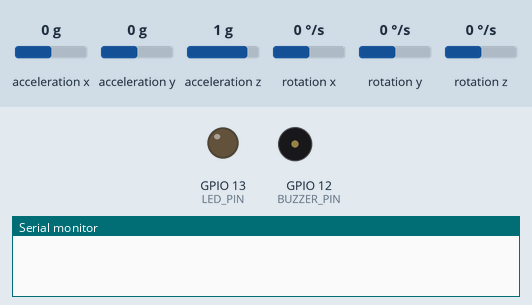
Simulated run of this sketch. Board: ESP32. Parts: output pins drawn as LEDs (lit = HIGH), buzzer (waves = sounding, pin HIGH), the last lines printed to the serial monitor. The inputs (shaded band) are chosen by the test bench; at power-on: rotation x 0 °/s, acceleration x 0 g, acceleration y 0 g, acceleration z 1 g, rotation y 0 °/s, rotation z 0 °/s. WiFi joins after 1.5 s; servers stay silent unless stated; uploads are accepted with an empty reply.

Above: at 0.1 s.
At 6.2 s:
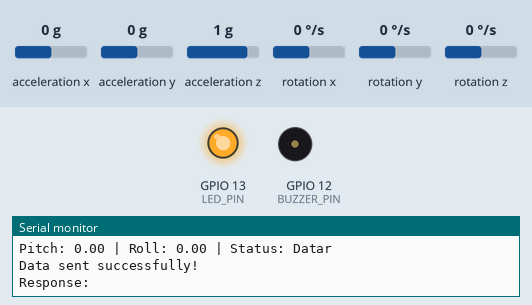
6.3 s: rotation x set to -7 °/s
10.7 s: rotation x set to -10 °/s
12.5 s: rotation x set to 3 °/s
16.9 s: rotation x set to 6 °/s
18.5 s: rotation x set to -2 °/s
22.9 s: rotation x set to -5 °/s
At 24.5 s:
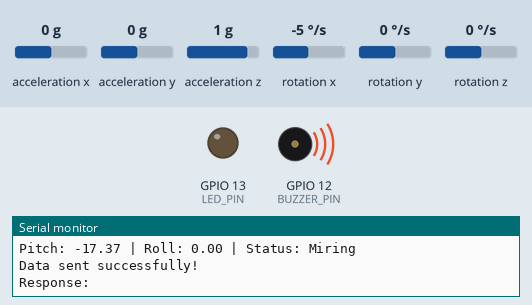
Timing chart, 0 to 26.0 s (numbered marks = the images above; inputs shaded):
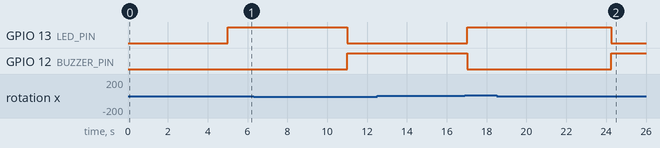

The sketch:

demo.ino
```cpp
#include <Wire.h>
#include <WiFi.h>
#include <HTTPClient.h>
#include <MPU6050_tockn.h>  // Pastikan Anda menggunakan pustaka tockn

// Pin konfigurasi untuk LED dan Buzzer
#define LED_PIN 13           // Pin untuk LED
#define BUZZER_PIN 12        // Pin untuk Buzzer

// Koneksi WiFi
const char* ssid = "Jaringan sibuk";
const char* password = "Nenobayuramadhan";
const char* serverUrl = "http://192.168.1.4/Pirdas6/connection.php";  // URL untuk HTTP request

MPU6050 mpu(Wire);  // Inisialisasi MPU6050 dengan Wire

float pitch = 0, roll = 0;  // Variabel untuk sudut pitch dan roll
const float alpha = 0.98;   // Konstanta untuk filter komplementer
unsigned long previousTime = 0;  // Untuk menghitung waktu antar iterasi

void setup() {
  Serial.begin(115200);
  Wire.begin();

  // Konfigurasi pin LED dan Buzzer
  pinMode(LED_PIN, OUTPUT);
  pinMode(BUZZER_PIN, OUTPUT);
  digitalWrite(LED_PIN, LOW);   // LED awal mati
  digitalWrite(BUZZER_PIN, LOW); // Buzzer awal mati

  // Koneksi ke WiFi
  WiFi.begin(ssid, password);
  while (WiFi.status() != WL_CONNECTED) {
    delay(1000);
    Serial.println("Connecting to WiFi...");
  }
  Serial.println("WiFi Connected!");
  Serial.println("IP Address: " + WiFi.localIP().toString());

  // Inisialisasi MPU6050
  mpu.begin();
  mpu.calcGyroOffsets(true);  // Kalibrasi gyro
  Serial.println("MPU6050 berhasil diinisialisasi!");
}

void loop() {
  mpu.update();

  // Hitung waktu antar iterasi
  unsigned long currentTime = millis();
  float dt = (currentTime - previousTime) / 2000.0;  // Dalam detik
  previousTime = currentTime;

  // Membaca data dari accelerometer dan gyroscope
  float accelPitch = atan2(mpu.getAccY(), mpu.getAccZ()) * 180.0 / PI;
  float accelRoll = atan2(mpu.getAccX(), mpu.getAccZ()) * 180.0 / PI;

  // Integrasikan data gyroscope
  float gyroPitch = pitch + mpu.getGyroX() * dt;
  float gyroRoll = roll + mpu.getGyroY() * dt;

  // Filter komplementer untuk menghitung sudut pitch dan roll
  pitch = alpha * gyroPitch + (1 - alpha) * accelPitch;
  roll = alpha * gyroRoll + (1 - alpha) * accelRoll;

  String status = "";

  // Logika deteksi berdasarkan tabel kalibrasi
  if (pitch >= -15 && pitch <= 15 && roll >= -15 && roll <= 15) {
    // Kondisi Normal (Datar)
    status = "Datar";
    digitalWrite(LED_PIN, HIGH);  // LED menyala
    digitalWrite(BUZZER_PIN, LOW);  // Buzzer mati
} else {
    // Kondisi Miring
    status = "Miring";
    digitalWrite(LED_PIN, LOW);   // LED mati
    digitalWrite(BUZZER_PIN, HIGH);  // Buzzer menyala
}

  // Menampilkan data ke Serial Monitor
  Serial.print("Pitch: ");
  Serial.print(pitch);
  Serial.print(" | Roll: ");
  Serial.print(roll);
  Serial.print(" | Status: ");
  Serial.println(status);

  // Mengirim data ke server
  if (WiFi.status() == WL_CONNECTED) {
    String url = serverUrl;
    url += "?sumbu_x=" + String(pitch, 2);
    url += "&sumbu_y=" + String(roll, 2);
    url += "&status=" + status;

    HTTPClient http;
    http.begin(url);

    int httpResponseCode = http.GET();
    if (httpResponseCode == 200) {
      String response = http.getString();
      Serial.println("Data sent successfully!");
      Serial.println("Response: " + response);
    } else {
      Serial.print("HTTP Request failed. Code: ");
      Serial.println(httpResponseCode);
    }
    http.end();
  } else {
    Serial.println("WiFi not connected. Cannot send data.");
  }

  delay(1000);  // Tunggu 100ms sebelum iterasi berikutnya
}
```

Measured:
- the behaviour switches between -3 and -4 °/s on rotation x (found by bisection; images 1 and 2)
- after the input at 22.9 s, GPIO 13 (LED_PIN): HIGH → LOW after 1.3 s instead of 3.7 s; GPIO 12 (BUZZER_PIN): LOW → HIGH after 1.3 s instead of 3.7 s
